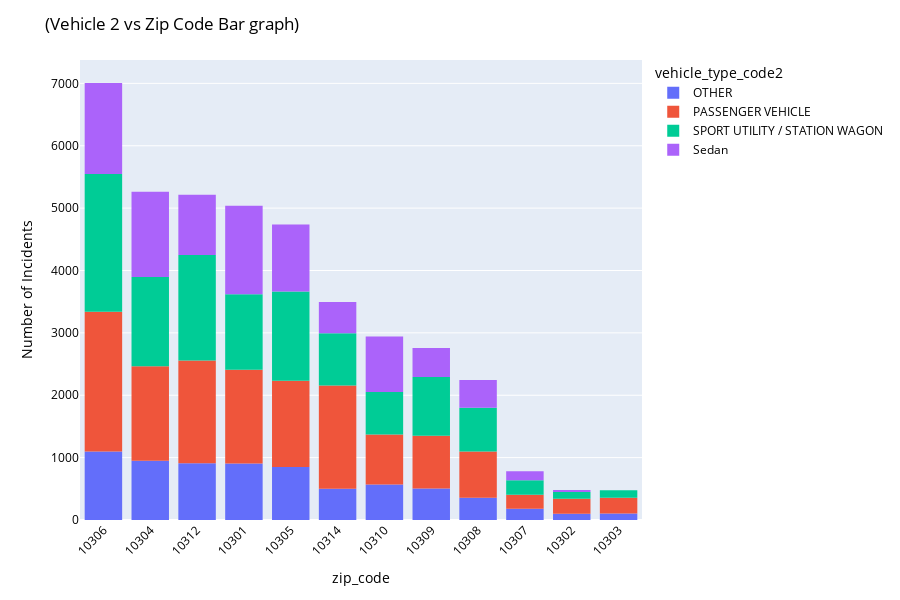
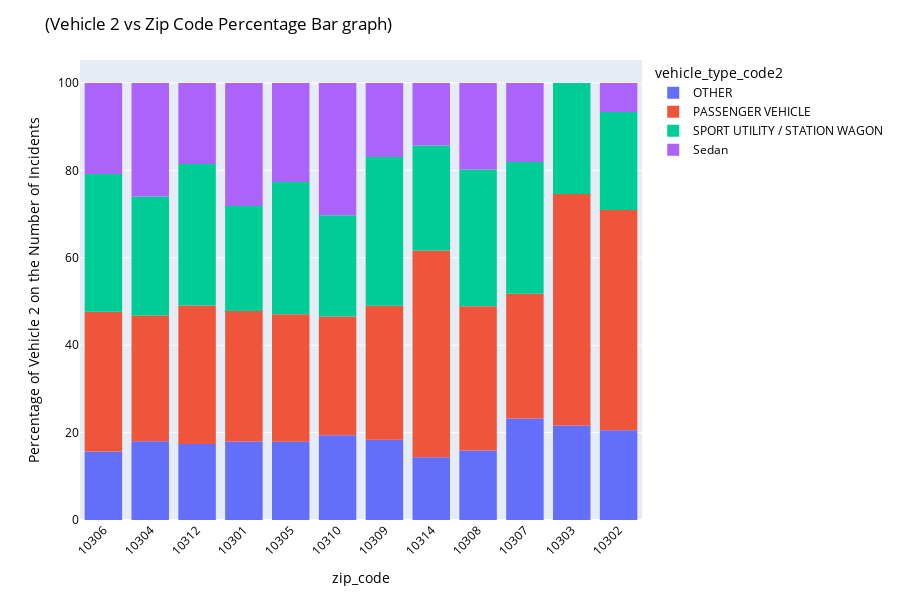

Notebook cell for these charts, in order:
### Code cell
#Creating bar graph and percentage bar graph for vehicle 2 type vs zip code

filter2 = ['PASSENGER VEHICLE', 'Sedan', '4 dr sedan', 'Station Wagon/Sport Utility Vehicle' ,'Pick-up Truck', 'SPORT UTILITY / STATION WAGON', 'UNKNOWN', 'PICK-UP TRUCK', 'VAN', 'BUS', 'Bus', 'SMALL COM VEH(4 TIRES) ', 
           'Box Truck', 'Motorcycle', 'MOTORCYCLE', 'LARGE COM VEH(6 OR MORE TIRES)', 'Bike', 'Van', 'Convertible', '2 dr sedan', 'Taxi', 'Dump', 'AMBULANCE', 
           'Tractor Truck', 'Carry All', 'LIVERY VEHICLE', 'FIRE TRUCK', 'PK', 'Ambulance', 'Garbage or Refuse', 'Tractor Truck Gasoline', 'TAXI' , 'Flat Bed', 'School Bus', 
           'PAS', 'UNKNO', 'Tow Truck / Wrecker', 'TRUCK', 'Tanker', 'Chassis Cab', 'Refrigerated Van', '3-Door',  'Open Body', 'BICYCLE', 'Snow Plow', 'DUMP', 'Motorbike', 'trail']   
V2 = MC_SI[MC_SI.vehicle_type_code2.isin(filter2)]      

VR2 = V2.replace({'4 dr sedan' : 'OTHER', 'Pick-up Truck' : 'OTHER', 'Station Wagon/Sport Utility Vehicle' : 'SPORT UTILITY / STATION WAGON', 'UNKNOWN' : 'OTHER', 
                'PICK-UP TRUCK' : 'OTHER', 'VAN' : 'OTHER', 'BUS' :'OTHER', 'Bus' : 'OTHER', 'SMALL COM VEH(4 TIRES) ' : 'OTHER', 'Box Truck' : 'OTHER', 
                 'Motorcycle' : 'OTHER' , 'MOTORCYCLE' : 'OTHER', 'LARGE COM VEH(6 OR MORE TIRES)' : 'OTHER', 'Bike' : 'OTHER', 'Van' : 'OTHER',
                'Convertible' : 'OTHER', '2 dr sedan' : 'OTHER', 'Taxi' : 'OTHER', 'Dump' : 'OTHER', 'AMBULANCE' : 'OTHER', 'Tractor Truck Diesel' : 'OTHER',
                'Carry All' : 'OTHER', 'LIVERY VEHICLE' : 'OTHER', 'FIRE TRUCK' : 'OTHER', 'PK' : 'OTHER', 'Ambulance' : 'OTHER', 'Garbage or Refuse' : 'OTHER',
                'Tractor Truck Gasoline' : 'OTHER', 'TAXI' : 'OTHER', 'Flat Bed' : 'OTHER', 'School Bus' : 'OTHER', 'PAS' : 'OTHER', 'UNKNO' : 'OTHER', 
                'Tow Truck / Wrecker' : 'OTHER', 'TRUCK' : 'OTHER', 'Tanker' : 'OTHER', 'Chassis Cab' : 'OTHER', 'Refrigerated Van' : 'OTHER', '3-Door' : 'OTHER', 
                 'FDNY' : 'OTHER', 'Open Body' : 'OTHER', 'BICYCLE' : 'OTHER', 'Snow Plow' : 'OTHER', 'DUMP' : 'OTHER', 'Motorbike' : 'OTHER', 'trail' : 'OTHER'})


VF2 = VR2.vehicle_type_code2.value_counts().rename_axis('Type').reset_index(name='counts')




V2F = VR2.groupby('vehicle_type_code2')['zip_code'].value_counts().reset_index(name='counts')
print(V2F)


fig6 = px.histogram(V2F, x = 'zip_code', y = 'counts', color = 'vehicle_type_code2').update_xaxes(categoryorder='total descending')
fig6.update_layout(font_family="Open Sans")
fig6.update_layout(font_color='Black')
fig6.update_yaxes(title_text= 'Number of Incidents')
fig6.update_layout(uniformtext_minsize=7, uniformtext_mode='hide')
fig6.update_layout(height=600)
fig6.update_layout(barmode='relative', xaxis_tickangle=-45)
fig6.update_layout(title='(Vehicle 2 vs Zip Code Bar graph)')
fig6.update_layout(title_xanchor="left")
fig6.show()


fig6c = px.histogram(V2F, x = 'zip_code', y = 'counts', color = 'vehicle_type_code2')
fig6c.update_layout(font_family="Open Sans")
fig6c.update_layout(font_color='Black')
fig6c.update_yaxes(title_text= 'Percentage of Vehicle 2 on the Number of Incidents')
fig6c.update_layout(uniformtext_minsize=7, uniformtext_mode='hide')
fig6c.update_layout(height=600)
fig6c.update_layout(barnorm='percent', xaxis_tickangle=-45)
fig6c.update_layout(title='(Vehicle 2 vs Zip Code Percentage Bar graph)')
fig6c.update_layout(title_xanchor="left")
fig6c.show()

### Figure 1 — Plotly figure (JSON) as saved in the notebook; plotly's stock layout.template omitted (floating-point values rounded to 4 significant figures)
{"data": [{"alignmentgroup": "True", "bingroup": "x", "histfunc": "sum", "hovertemplate": "vehicle_type_code2=OTHER<br>zip_code=%{x}<br>sum of counts=%{y}<extra></extra>", "legendgroup": "OTHER", "marker": {"color": "#636efa"}, "name": "OTHER", "offsetgroup": "OTHER", "orientation": "v", "showlegend": true, "type": "histogram", "x": ["10306", "10304", "10312", "10301", "10305", "10310", "10309", "10314", "10308", "10307", "10303", "10302"], "xaxis": "x", "y": [1100, 948, 908, 904, 849, 571, 507, 502, 357, 181, 103, 99], "yaxis": "y"}, {"alignmentgroup": "True", "bingroup": "x", "histfunc": "sum", "hovertemplate": "vehicle_type_code2=PASSENGER VEHICLE<br>zip_code=%{x}<br>sum of counts=%{y}<extra></extra>", "legendgroup": "PASSENGER VEHICLE", "marker": {"color": "#EF553B"}, "name": "PASSENGER VEHICLE", "offsetgroup": "PASSENGER VEHICLE", "orientation": "v", "showlegend": true, "type": "histogram", "x": ["10306", "10314", "10312", "10304", "10301", "10305", "10309", "10310", "10308", "10303", "10302", "10307"], "xaxis": "x", "y": [2239, 1653, 1650, 1515, 1505, 1382, 845, 799, 741, 252, 243, 223], "yaxis": "y"}, {"alignmentgroup": "True", "bingroup": "x", "histfunc": "sum", "hovertemplate": "vehicle_type_code2=SPORT UTILITY / STATION WAGON<br>zip_code=%{x}<br>sum of counts=%{y}<extra></extra>", "legendgroup": "SPORT UTILITY / STATION WAGON", "marker": {"color": "#00cc96"}, "name": "SPORT UTILITY / STATION WAGON", "offsetgroup": "SPORT UTILITY / STATION WAGON", "orientation": "v", "showlegend": true, "type": "histogram", "x": ["10306", "10312", "10305", "10304", "10301", "10309", "10314", "10308", "10310", "10307", "10303", "10302"], "xaxis": "x", "y": [2207, 1689, 1433, 1432, 1211, 939, 840, 702, 682, 235, 121, 108], "yaxis": "y"}, {"alignmentgroup": "True", "bingroup": "x", "histfunc": "sum", "hovertemplate": "vehicle_type_code2=Sedan<br>zip_code=%{x}<br>sum of counts=%{y}<extra></extra>", "legendgroup": "Sedan", "marker": {"color": "#ab63fa"}, "name": "Sedan", "offsetgroup": "Sedan", "orientation": "v", "showlegend": true, "type": "histogram", "x": ["10306", "10301", "10304", "10305", "10312", "10310", "10314", "10309", "10308", "10307", "10302"], "xaxis": "x", "y": [1460, 1420, 1368, 1073, 966, 891, 499, 467, 445, 141, 32], "yaxis": "y"}], "layout": {"barmode": "relative", "font": {"color": "Black", "family": "Open Sans"}, "height": 600, "legend": {"title": {"text": "vehicle_type_code2"}, "tracegroupgap": 0}, "margin": {"t": 60}, "title": {"text": "(Vehicle 2 vs Zip Code Bar graph)", "xanchor": "left"}, "uniformtext": {"minsize": 7, "mode": "hide"}, "xaxis": {"anchor": "y", "categoryorder": "total descending", "domain": [0, 1], "tickangle": -45, "title": {"text": "zip_code"}}, "yaxis": {"anchor": "x", "domain": [0, 1], "title": {"text": "Number of Incidents"}}}}

### Figure 2 — Plotly figure (JSON) as saved in the notebook; plotly's stock layout.template omitted (floating-point values rounded to 4 significant figures)
{"data": [{"alignmentgroup": "True", "bingroup": "x", "histfunc": "sum", "hovertemplate": "vehicle_type_code2=OTHER<br>zip_code=%{x}<br>sum of counts=%{y}<extra></extra>", "legendgroup": "OTHER", "marker": {"color": "#636efa"}, "name": "OTHER", "offsetgroup": "OTHER", "orientation": "v", "showlegend": true, "type": "histogram", "x": ["10306", "10304", "10312", "10301", "10305", "10310", "10309", "10314", "10308", "10307", "10303", "10302"], "xaxis": "x", "y": [1100, 948, 908, 904, 849, 571, 507, 502, 357, 181, 103, 99], "yaxis": "y"}, {"alignmentgroup": "True", "bingroup": "x", "histfunc": "sum", "hovertemplate": "vehicle_type_code2=PASSENGER VEHICLE<br>zip_code=%{x}<br>sum of counts=%{y}<extra></extra>", "legendgroup": "PASSENGER VEHICLE", "marker": {"color": "#EF553B"}, "name": "PASSENGER VEHICLE", "offsetgroup": "PASSENGER VEHICLE", "orientation": "v", "showlegend": true, "type": "histogram", "x": ["10306", "10314", "10312", "10304", "10301", "10305", "10309", "10310", "10308", "10303", "10302", "10307"], "xaxis": "x", "y": [2239, 1653, 1650, 1515, 1505, 1382, 845, 799, 741, 252, 243, 223], "yaxis": "y"}, {"alignmentgroup": "True", "bingroup": "x", "histfunc": "sum", "hovertemplate": "vehicle_type_code2=SPORT UTILITY / STATION WAGON<br>zip_code=%{x}<br>sum of counts=%{y}<extra></extra>", "legendgroup": "SPORT UTILITY / STATION WAGON", "marker": {"color": "#00cc96"}, "name": "SPORT UTILITY / STATION WAGON", "offsetgroup": "SPORT UTILITY / STATION WAGON", "orientation": "v", "showlegend": true, "type": "histogram", "x": ["10306", "10312", "10305", "10304", "10301", "10309", "10314", "10308", "10310", "10307", "10303", "10302"], "xaxis": "x", "y": [2207, 1689, 1433, 1432, 1211, 939, 840, 702, 682, 235, 121, 108], "yaxis": "y"}, {"alignmentgroup": "True", "bingroup": "x", "histfunc": "sum", "hovertemplate": "vehicle_type_code2=Sedan<br>zip_code=%{x}<br>sum of counts=%{y}<extra></extra>", "legendgroup": "Sedan", "marker": {"color": "#ab63fa"}, "name": "Sedan", "offsetgroup": "Sedan", "orientation": "v", "showlegend": true, "type": "histogram", "x": ["10306", "10301", "10304", "10305", "10312", "10310", "10314", "10309", "10308", "10307", "10302"], "xaxis": "x", "y": [1460, 1420, 1368, 1073, 966, 891, 499, 467, 445, 141, 32], "yaxis": "y"}], "layout": {"barmode": "relative", "barnorm": "percent", "font": {"color": "Black", "family": "Open Sans"}, "height": 600, "legend": {"title": {"text": "vehicle_type_code2"}, "tracegroupgap": 0}, "margin": {"t": 60}, "title": {"text": "(Vehicle 2 vs Zip Code Percentage Bar graph)", "xanchor": "left"}, "uniformtext": {"minsize": 7, "mode": "hide"}, "xaxis": {"anchor": "y", "domain": [0, 1], "tickangle": -45, "title": {"text": "zip_code"}}, "yaxis": {"anchor": "x", "domain": [0, 1], "title": {"text": "Percentage of Vehicle 2 on the Number of Incidents"}}}}
